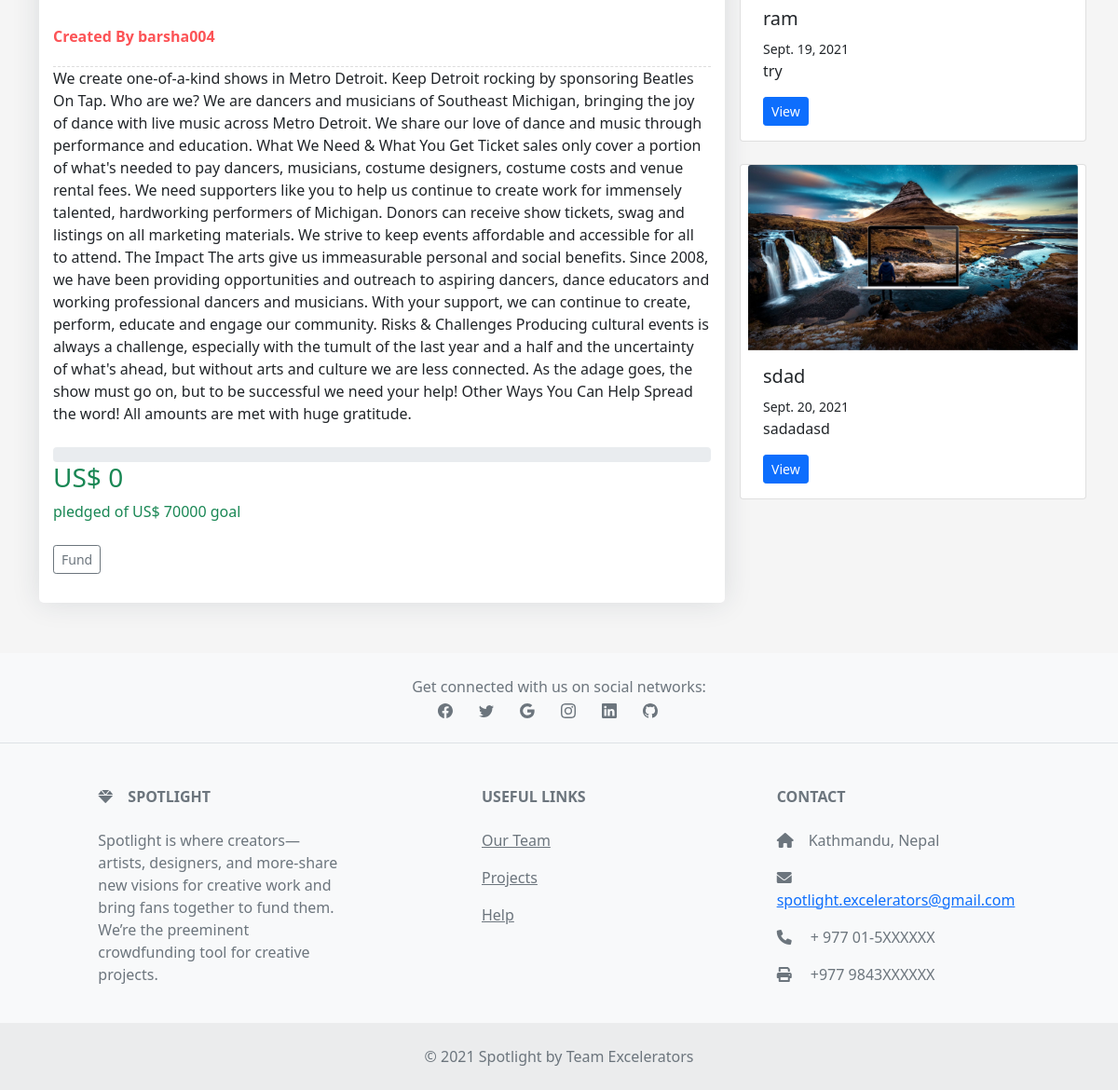
The page /creator/project/37 (lower part) on the database as committed earlier.
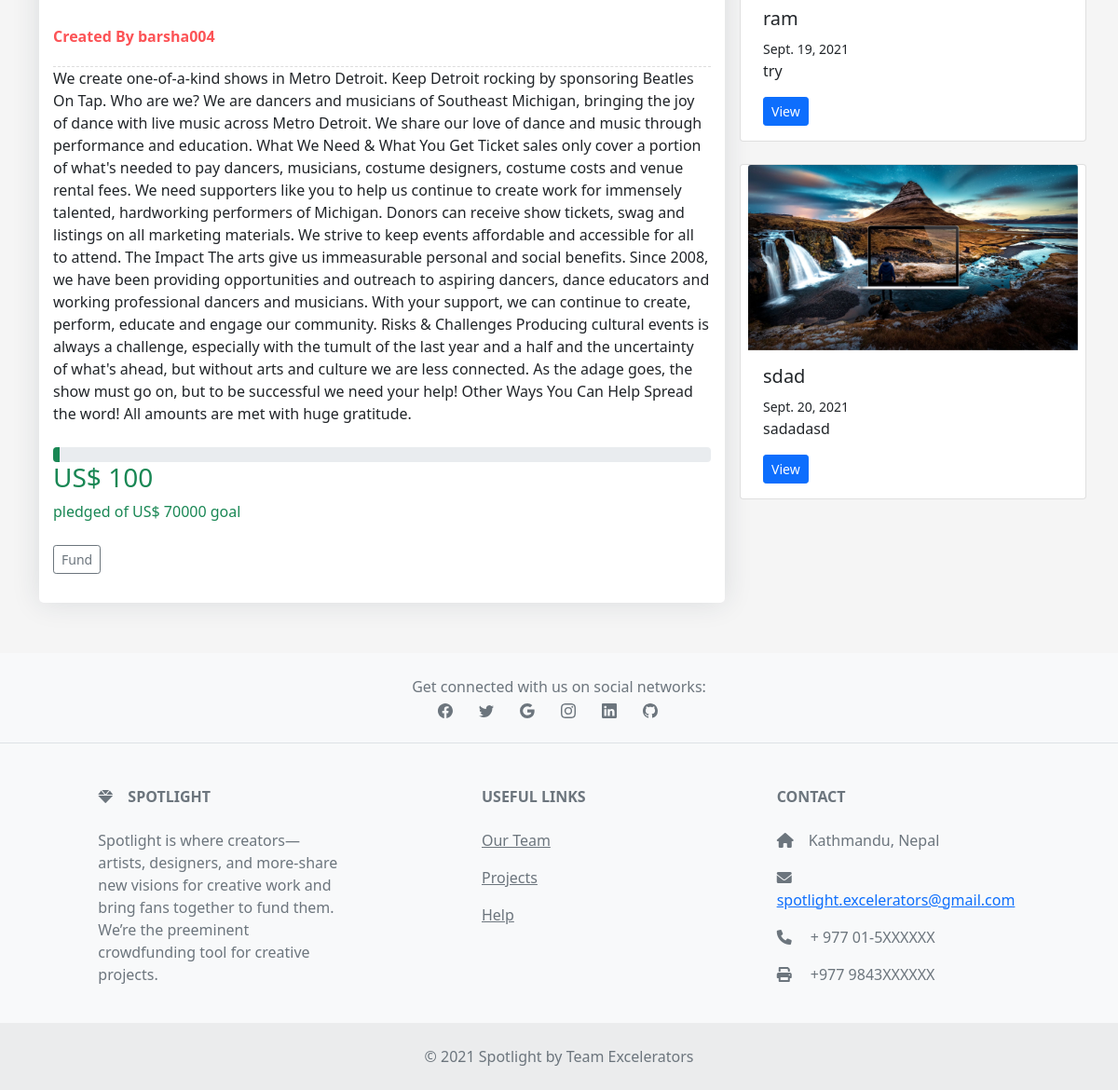
The same page on the database as committed later.
### creator/models.py (models this page shows)
class creator_Basic(models.Model):
    Author = models.CharField(max_length=25)
    title = models.CharField(max_length=25)
    category = models.CharField(max_length=100)
    reciepient = models.CharField(max_length=100)
    description = models.TextField()
    image = models.ImageField(upload_to='media/static/img')
    FundingGoal = models.IntegerField(default='0')
    pledgeAmount = models.IntegerField(default='0')
    TargetLaunchDate = models.DateField(default=now, blank=True)

### creator/views.py (the view)
# urls.py: path('project/<pid>', views.View_Projects_Details,name= 'project description')
def View_Projects_Details(request, pid):
    projObj = creator_Basic.objects.get(pk=pid)
    projObj.FundingGoalInPercentage = projObj.FundingGoal / 100
    projObj.pledgeAmountInPercentage = projObj.pledgeAmount / 100
    projLists = creator_Basic.objects.all()
    return render(request, "view-project-details.html", {"details": projObj, "projects": projLists})

### templates/view-project-details.html (shortened to what this page needs)
{% extends 'base.html' %} {% block content %}
 <div class="blog-single gray-bg">
        <div class="container">
            <div class="row">
                <div class="col-sm-12 col-md-12 col-lg-8 mb-4">
                    <article class="article">
                <br><br>
                        <div class="article-title">
                            <div class="media">
                                <div class="avatar" >
                                </div>
                                <div class="media-body">
                                    <label>Created By {{details.Author}}</label>
                                </div>
                            </div>
                        </div>
                        <div class="article-content">
                            <p class="card-text">{{details.description}}</p>
                        </div>
                        <br>
                        <div class="mb-3">
                  <div class="progress">
                    <div
                      class="progress-bar bg-success"
                      role="progressbar"
                      style="width: {{details.pledgeAmountInPercentage}}%"
                      aria-valuenow="{{details.pledgeAmountInPercentage}}"
                      aria-valuemin="0"
                      aria-valuemax="{{details.FundingGoalInPercentage}}"
                    ></div>
                  </div>
                  <h3 class="text-success font-lg font-bolg mb-2">
                    US$ {{details.pledgeAmount}}
                  </h3>
                  <div class="text-success">
                    pledged of US$ {{details.FundingGoal}} goal
                  </div>
                  <br>
                  <div class="d-flex justify-content-between align-items-center">
                  <div class="btn-group">
                    <a
                      href="/investor/checkout/{{details.id}}"
                      class="btn btn-sm btn-outline-secondary"
                    >
                      Fund
                    </a>
                  </div>
                </div>
                </div>
                    </article>
                </div>
            <div class="col-sm-12 col-md-12 col-lg-4">
        {% for pr in projects|slice:":3" %}
        <div class="row row-cols-12 row-cols-sm-12 row-cols-md-12 g-3 mb-4">
          <div class="card w-100">
            {% if pr.image %}
            <img
              src="{{pr.image.url}}"
              class="card-img-top"
              alt="{{pr.title}}"
              onerror="this.onerror=null;this.src='static/img/no image.png';"
            />
            {% endif %}
            <div class="card-body">
              <h5 class="card-title">{{pr.title}}</h5>
              <small>{{pr.TargetLaunchDate}}</small>
              <p class="card-text">{{pr.description}}</p>
              <a href="{{pr.id}}" class="btn btn-primary btn-sm">View</a>
            </div>
          </div>
        </div>
        {% endfor %}
      </div>
      </div>
      </div>
    </div>
{% endblock %}

Rows that differ between the two databases and show on the page:
changed creator_Basic "barsha004": pledgeAmount "0" → "100"
